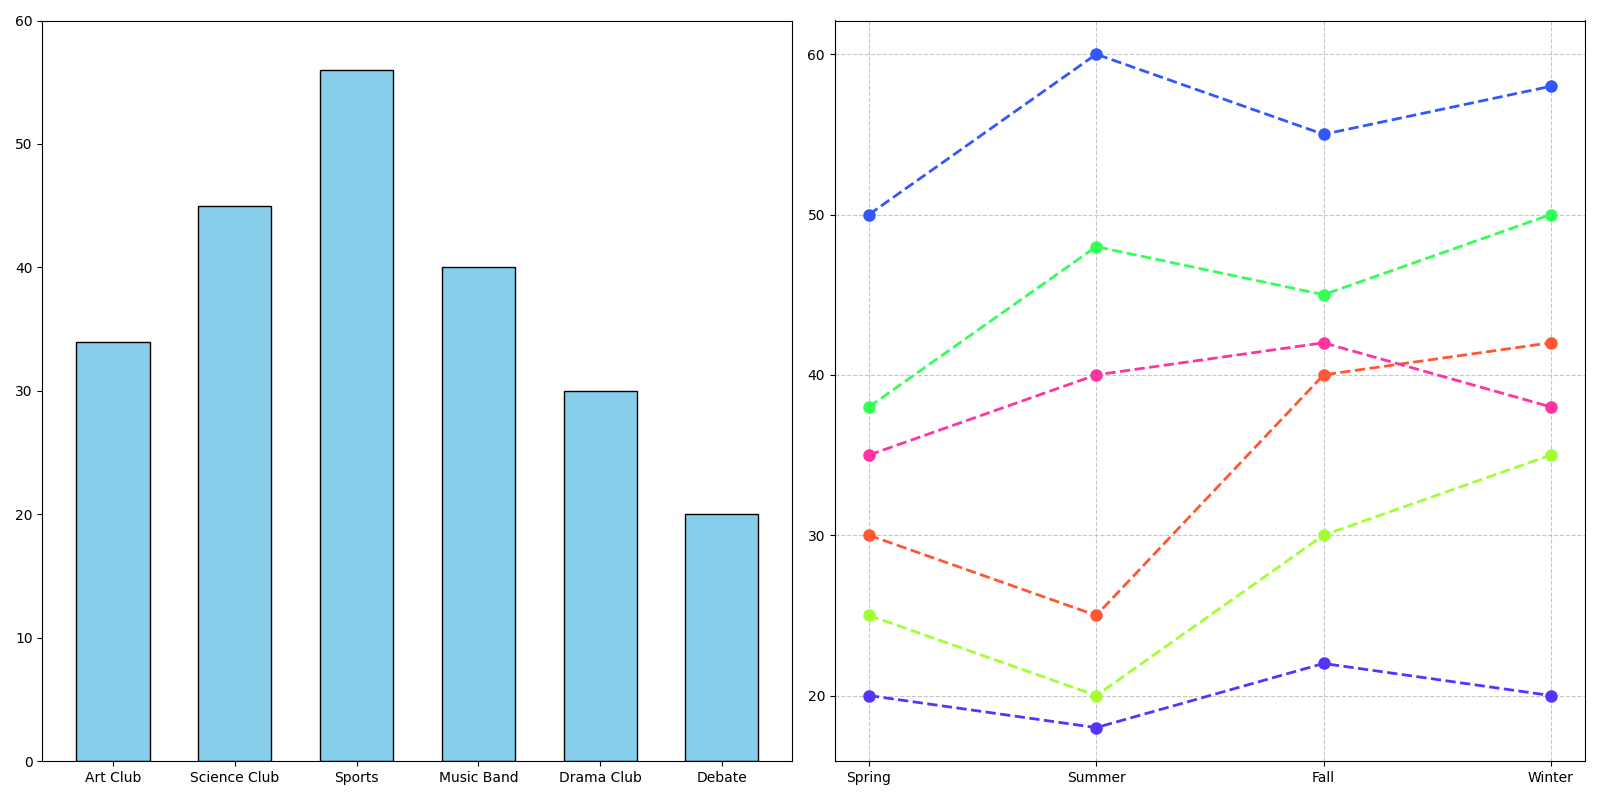

Here is the Python script that generated this plot:
import matplotlib.pyplot as plt
import numpy as np

# Data for the bar chart (number of students)
activities = ['Art Club', 'Science Club', 'Sports', 'Music Band', 'Drama Club', 'Debate']
participation_counts = [34, 45, 56, 40, 30, 20]

# Additional data for the line chart (seasonal participation trends)
seasons = ['Spring', 'Summer', 'Fall', 'Winter']
seasonal_trends = {
    'Art Club': [30, 25, 40, 42],
    'Science Club': [38, 48, 45, 50],
    'Sports': [50, 60, 55, 58],
    'Music Band': [35, 40, 42, 38],
    'Drama Club': [25, 20, 30, 35],
    'Debate': [20, 18, 22, 20]
}

# Create a figure with subplots
fig, (ax1, ax2) = plt.subplots(1, 2, figsize=(16, 8))

# Plotting the bar chart on the first subplot
bars = ax1.bar(activities, participation_counts, color='skyblue', edgecolor='black', width=0.6)
ax1.set_ylim(0, 60)

# Plotting the line chart on the second subplot
colors = ['#FF5733', '#33FF57', '#3357FF', '#FF33A1', '#A1FF33', '#5733FF']
for idx, (club, counts) in enumerate(seasonal_trends.items()):
    ax2.plot(seasons, counts, color=colors[idx], marker='o', linestyle='--', linewidth=2, markersize=8)

ax2.grid(True, linestyle='--', alpha=0.7)

# Automatically adjust layout to fit and show the plot
plt.tight_layout()
plt.show()
